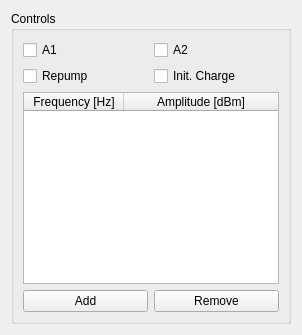
<?xml version="1.0" encoding="UTF-8"?>
<ui version="4.0">
 <class>MCASWidget</class>
 <widget class="QWidget" name="MCASWidget">
  <property name="minimumSize">
   <size>
    <width>220</width>
    <height>0</height>
   </size>
  </property>
  <layout class="QVBoxLayout" name="verticalLayout">
   <item>
    <widget class="QGroupBox" name="controlsGroupBox">
     <property name="title">
      <string>Controls</string>
     </property>
     <layout class="QVBoxLayout" name="controlsLayout">
      <item>
       <layout class="QGridLayout" name="checkboxLayout">
        <item row="0" column="0">
         <widget class="QCheckBox" name="a1CheckBox">
          <property name="text">
           <string>A1</string>
          </property>
         </widget>
        </item>
        <item row="0" column="1">
         <widget class="QCheckBox" name="a2CheckBox">
          <property name="text">
           <string>A2</string>
          </property>
         </widget>
        </item>
        <item row="1" column="0">
         <widget class="QCheckBox" name="repumpCheckBox">
          <property name="text">
           <string>Repump</string>
          </property>
         </widget>
        </item>
        <item row="1" column="1">
         <widget class="QCheckBox" name="initChargeCheckBox">
          <property name="text">
           <string>Init. Charge</string>
          </property>
         </widget>
        </item>
       </layout>
      </item>
      <item>
       <widget class="QTableWidget" name="microwaveTable">
        <property name="minimumSize">
         <size>
          <width>200</width>
          <height>90</height>
         </size>
        </property>
        <property name="columnCount">
         <number>2</number>
        </property>
        <property name="rowCount">
         <number>0</number>
        </property>
        <attribute name="horizontalHeaderStretchLastSection">
         <bool>true</bool>
        </attribute>
        <column>
         <property name="text">
          <string>Frequency [Hz]</string>
         </property>
        </column>
        <column>
         <property name="text">
          <string>Amplitude [dBm]</string>
         </property>
        </column>
       </widget>
      </item>
      <item>
       <layout class="QHBoxLayout" name="microwaveButtonLayout">
        <item>
         <widget class="QPushButton" name="addMicrowaveButton">
          <property name="text">
           <string>Add</string>
          </property>
         </widget>
        </item>
        <item>
         <widget class="QPushButton" name="removeMicrowaveButton">
          <property name="text">
           <string>Remove</string>
          </property>
         </widget>
        </item>
       </layout>
      </item>
     </layout>
    </widget>
   </item>
  </layout>
 </widget>
 <resources/>
 <connections/>
</ui>
